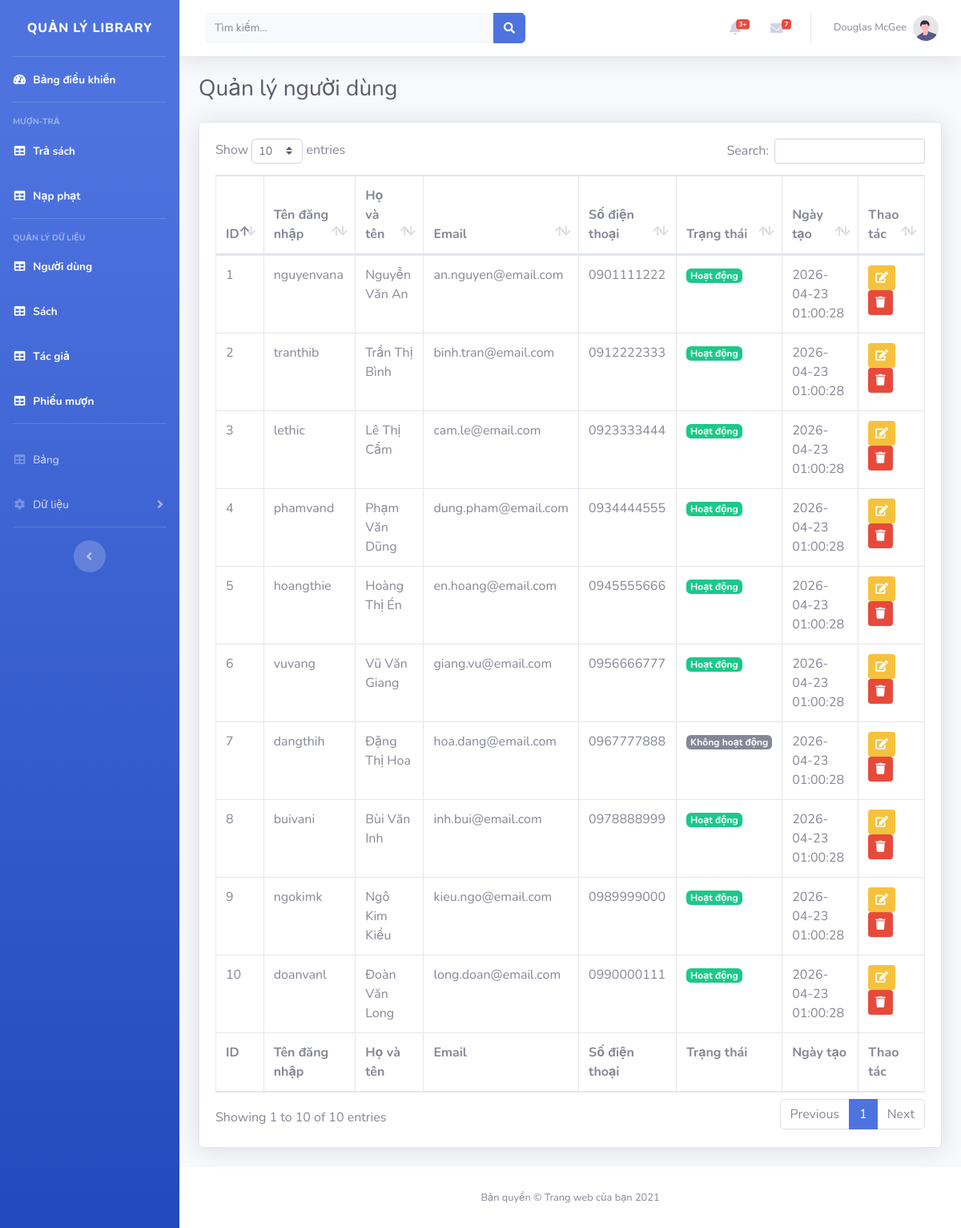
Screenshot of /admin/nguoidung.php with the database file from the repository.
### tables this page shows
CREATE TABLE `nguoi_dung` (
  `ma_nguoi_dung` INT NOT NULL AUTO_INCREMENT,
  `ten_dang_nhap` VARCHAR(50) NOT NULL,
  `mat_khau` VARCHAR(255) NOT NULL,
  `ho_ten` VARCHAR(100) NOT NULL,
  `email` VARCHAR(100) NOT NULL,
  `so_dien_thoai` VARCHAR(15) NOT NULL,
  `trang_thai` TINYINT(1) NOT NULL DEFAULT 1,
  `ngay_tao` DATETIME NOT NULL DEFAULT CURRENT_TIMESTAMP,

  PRIMARY KEY (`ma_nguoi_dung`),
  UNIQUE KEY `uk_username` (`ten_dang_nhap`),
  UNIQUE KEY `uk_email` (`email`)
);

### admin/app/view/nguoidung.php (called while the page is built)
<?php include __DIR__ . '/table_manager/table_nguoidung.php'; ?>

### admin/app/controller/xulynguoidung.php (called while the page is built, shortened)
<?php
$keyword = trim($_GET['keyword'] ?? '');
require __DIR__ . '/control_danhsach_nguoidung.php';
?>

### admin/app/model/model_getall_nguoidung.php (called while the page is built, shortened)
<?php
function nd_get_all($conn, $keyword = '')
{
    return mysqli_query($conn, "SELECT * FROM nguoi_dung ORDER BY ma_nguoi_dung DESC");
}
?>

### admin/app/controller/control_danhsach_nguoidung.php (called while the page is built)
<?php
$result = nd_get_all($conn, $keyword);
?>

### admin/app/view/table_manager/table_nguoidung.php (the view, shortened to what this page needs)
<div class="container-fluid">
                    <div class="d-sm-flex align-items-center justify-content-between mb-4">
                        <h1 class="h3 mb-0 text-gray-800">Quản lý người dùng</h1>
                    </div>
                    <div class="card shadow mb-4">
                        <div class="card-body">
                            <div class="table-responsive">
                                <table class="table table-bordered" id="dataTable" width="100%" cellspacing="0">
                                    <thead>
                                        <tr>
                                            <th>ID</th>
                                            <th>Tên đăng nhập</th>
                                            <th>Họ và tên</th>
                                            <th>Email</th>
                                            <th>Số điện thoại</th>
                                            <th>Trạng thái</th>
                                            <th>Ngày tạo</th>
                                            <th>Thao tác</th>
                                        </tr>
                                    </thead>
                                    <tfoot>
                                        <tr>
                                            <th>ID</th>
                                            <th>Tên đăng nhập</th>
                                            <th>Họ và tên</th>
                                            <th>Email</th>
                                            <th>Số điện thoại</th>
                                            <th>Trạng thái</th>
                                            <th>Ngày tạo</th>
                                            <th>Thao tác</th>
                                        </tr>
                                    </tfoot>
                                    <tbody>
                                        <?php if ($result && mysqli_num_rows($result) > 0): ?>
                                            <?php while ($user = mysqli_fetch_assoc($result)): ?>
                                                <tr>
                                                    <td><?php echo $user['ma_nguoi_dung']; ?></td>
                                                    <td><?php echo htmlspecialchars($user['ten_dang_nhap']); ?></td>
                                                    <td><?php echo htmlspecialchars($user['ho_ten']); ?></td>
                                                    <td><?php echo htmlspecialchars($user['email']); ?></td>
                                                    <td><?php echo htmlspecialchars($user['so_dien_thoai']); ?></td>
                                                    <td>
                                                        <?php if ((string)$user['trang_thai'] === '1'): ?>
                                                            <span class="badge badge-success">Hoạt động</span>
                                                        <?php else: ?>
                                                            <span class="badge badge-secondary">Không hoạt động</span>
                                                        <?php endif; ?>
                                                    </td>
                                                    <td><?php echo $user['ngay_tao']; ?></td>
                                                    <td>
                                                        <button class="btn btn-warning btn-sm" data-toggle="modal" data-target="#editUserModal-<?php echo $user['ma_nguoi_dung']; ?>">
                                                            <i class="fas fa-edit"></i>
                                                        </button>
                                                        <a href="nguoidung.php?delete_id=<?php echo $user['ma_nguoi_dung']; ?>" class="btn btn-danger btn-sm" onclick="return confirm('Bạn có chắc muốn xóa người dùng này?');">
                                                            <i class="fas fa-trash"></i>
                                                        </a>
                                                    </td>
                                                </tr>
                                            <?php endwhile; ?>
                                        <?php else: ?>
                                            <tr>
                                                <td colspan="8" class="text-center">Không có người dùng nào.</td>
                                            </tr>
                                        <?php endif; ?>
                                    </tbody>
                                </table>
                            </div>
                        </div>
                    </div>
                </div>

### rows the page displays
nguoi_dung: ma_nguoi_dung "10", ten_dang_nhap "doanvanl", ho_ten "Đoàn Văn Long", email "long.doan@email.com", so_dien_thoai "0990000111", trang_thai "Hoạt động", ngay_tao "2026-04-23 01:00:28"
nguoi_dung: ma_nguoi_dung "9", ten_dang_nhap "ngokimk", ho_ten "Ngô Kim Kiều", email "kieu.ngo@email.com", so_dien_thoai "0989999000", trang_thai "Hoạt động", ngay_tao "2026-04-23 01:00:28"
nguoi_dung: ma_nguoi_dung "8", ten_dang_nhap "buivani", ho_ten "Bùi Văn Inh", email "inh.bui@email.com", so_dien_thoai "0978888999", trang_thai "Hoạt động", ngay_tao "2026-04-23 01:00:28"
nguoi_dung: ma_nguoi_dung "7", ten_dang_nhap "dangthih", ho_ten "Đặng Thị Hoa", email "hoa.dang@email.com", so_dien_thoai "0967777888", trang_thai "Không hoạt động", ngay_tao "2026-04-23 01:00:28"
nguoi_dung: ma_nguoi_dung "6", ten_dang_nhap "vuvang", ho_ten "Vũ Văn Giang", email "giang.vu@email.com", so_dien_thoai "0956666777", trang_thai "Hoạt động", ngay_tao "2026-04-23 01:00:28"
nguoi_dung: ma_nguoi_dung "5", ten_dang_nhap "hoangthie", ho_ten "Hoàng Thị Én", email "en.hoang@email.com", so_dien_thoai "0945555666", trang_thai "Hoạt động", ngay_tao "2026-04-23 01:00:28"
nguoi_dung: ma_nguoi_dung "4", ten_dang_nhap "phamvand", ho_ten "Phạm Văn Dũng", email "dung.pham@email.com", so_dien_thoai "0934444555", trang_thai "Hoạt động", ngay_tao "2026-04-23 01:00:28"
nguoi_dung: ma_nguoi_dung "3", ten_dang_nhap "lethic", ho_ten "Lê Thị Cẩm", email "cam.le@email.com", so_dien_thoai "0923333444", trang_thai "Hoạt động", ngay_tao "2026-04-23 01:00:28"
nguoi_dung: ma_nguoi_dung "2", ten_dang_nhap "tranthib", ho_ten "Trần Thị Bình", email "binh.tran@email.com", so_dien_thoai "0912222333", trang_thai "Hoạt động", ngay_tao "2026-04-23 01:00:28"
nguoi_dung: ma_nguoi_dung "1", ten_dang_nhap "nguyenvana", ho_ten "Nguyễn Văn An", email "an.nguyen@email.com", so_dien_thoai "0901111222", trang_thai "Hoạt động", ngay_tao "2026-04-23 01:00:28"
